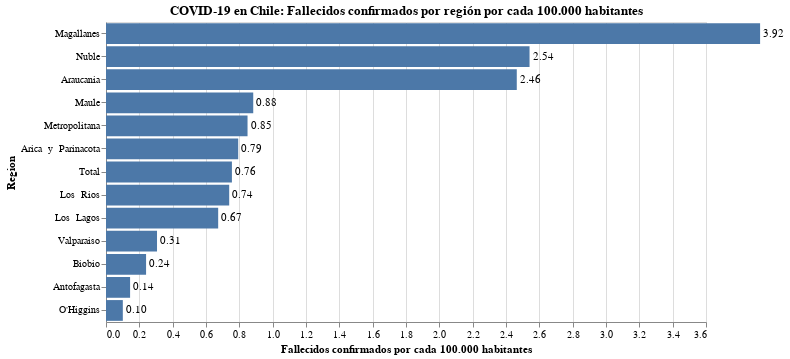

The notebook cell this image was saved under:
### Code cell
#hide_input
bars = alt.Chart(death_rate.reset_index()).mark_bar().encode(
    x = alt.X('Fallecidos:Q', scale=alt.Scale(domain=(0, 3.6)), axis=alt.Axis(title='Fallecidos confirmados por cada 100.000 habitantes')),
    y = alt.Y('Region:N', sort='-x')
).properties(
    title='COVID-19 en Chile: Fallecidos confirmados por región por cada 100.000 habitantes'
)

text = bars.mark_text(
    align='left',
    baseline='middle',
    dx=3  # Nudges text to right so it doesn't appear on top of the bar
).encode(
    text=alt.Text('Fallecidos:Q', format=',.2f')
)

bars.configure_title(
    fontSize=20,
    font='Courier',
    anchor='start',
    color='gray'
)

(bars + text).properties(width=600, height=300)

### Figure 1 — Vega-Lite specification as saved in the notebook (floating-point values rounded to 4 significant figures)
{"config": {"view": {"continuousWidth": 400, "continuousHeight": 300}}, "layer": [{"mark": "bar", "encoding": {"x": {"type": "quantitative", "axis": {"title": "Fallecidos confirmados por cada 100.000 habitantes"}, "field": "Fallecidos", "scale": {"domain": [0, 3.6]}}, "y": {"type": "nominal", "field": "Region", "sort": "-x"}}, "title": "COVID-19 en Chile: Fallecidos confirmados por región por cada 100.000 habitantes"}, {"mark": {"type": "text", "align": "left", "baseline": "middle", "dx": 3}, "encoding": {"text": {"type": "quantitative", "field": "Fallecidos", "format": ",.2f"}, "x": {"type": "quantitative", "axis": {"title": "Fallecidos confirmados por cada 100.000 habitantes"}, "field": "Fallecidos", "scale": {"domain": [0, 3.6]}}, "y": {"type": "nominal", "field": "Region", "sort": "-x"}}, "title": "COVID-19 en Chile: Fallecidos confirmados por región por cada 100.000 habitantes"}], "data": {"name": "data-221843b78c353fe7b8bd3327fefcbbd4"}, "height": 300, "width": 600, "$schema": "https://vega.github.io/schema/vega-lite/v4.8.1.json", "datasets": {"data-221843b78c353fe7b8bd3327fefcbbd4": [{"Region": "O'Higgins", "Fallecidos": 0.1009}, {"Region": "Antofagasta", "Fallecidos": 0.1445}, {"Region": "Biobio", "Fallecidos": 0.2404}, {"Region": "Valparaiso", "Fallecidos": 0.3061}, {"Region": "Los  Lagos", "Fallecidos": 0.6731}, {"Region": "Los  Rios", "Fallecidos": 0.7392}, {"Region": "Total", "Fallecidos": 0.7555}, {"Region": "Arica  y  Parinacota", "Fallecidos": 0.7933}, {"Region": "Metropolitana", "Fallecidos": 0.8492}, {"Region": "Maule", "Fallecidos": 0.8834}, {"Region": "Araucania", "Fallecidos": 2.465}, {"Region": "Nuble", "Fallecidos": 2.541}, {"Region": "Magallanes", "Fallecidos": 3.925}]}}
